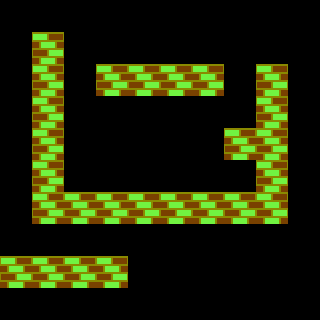

This game map was drawn from its Tiled (.tmx) file and the tilesets committed beside it. A one-line description and the full map source follow:
An orthogonal 10x10 tile map with 32x32 px tiles, 1 tile layer (Tile Layer 1).

<map version="1.2" tiledversion="1.2.4" orientation="orthogonal" renderorder="right-down" width="10" height="10" tilewidth="32" tileheight="32" infinite="0" nextlayerid="2" nextobjectid="1">
 <tileset firstgid="1" source="test.tsx" />
 <layer id="1" name="Tile Layer 1" width="10" height="10">
  <data encoding="csv">
0,0,0,0,0,0,0,0,0,0,
0,2,0,0,0,0,0,0,0,0,
0,2,0,2,2,2,2,0,2,0,
0,2,0,0,0,0,0,0,2,0,
0,2,0,0,0,0,0,2,2,0,
0,2,0,0,0,0,0,0,2,0,
0,2,2,2,2,2,2,2,2,0,
0,0,0,0,0,0,0,0,0,0,
2,2,2,2,0,0,0,0,0,0,
0,0,0,0,0,0,0,0,0,0
</data>
 </layer>
</map>